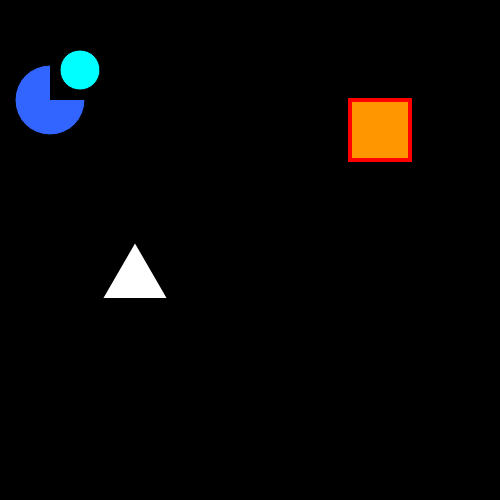
Frame 1 (no input)
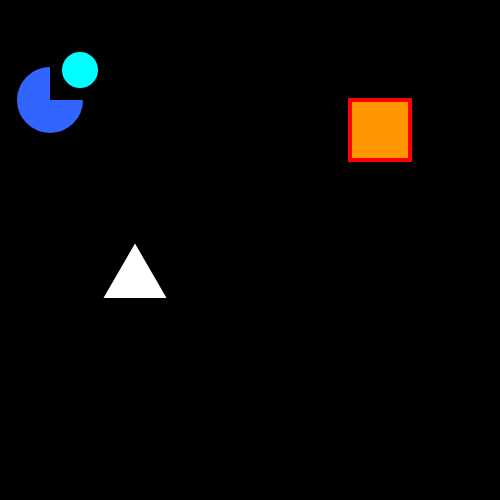
Frame 60 (no input)
Frame 120 (the mouse pressed at the canvas centre since frame 60): identical to frame 60, image omitted

The p5.js sketch that drew these frames (run headless with seeded random() and noise() and a simulated clock; from frame 60 on, the mouse is pressed at the canvas centre):

// p5.js sketch
// ── sketch.js
function setup() {
  createCanvas(500, 500);
}

function draw() {
  // set background to black
  background(0);

  // Cyan circle
  stroke(0);
  fill(0, 255, 255);
  circle(80, 70, 40);

  // Blue 3/4 circle
  fill(50, 100, 255);
  angleMode(DEGREES);
  arc(50, 100, 70, 70, 0, 270);

  // Orange square with red 4px border
  stroke(255, 0, 0); // border color
  strokeWeight(4); // border width
  fill(255, 150, 0);
  square(350, 100, 60);

  // White equilateral triangle
  // set border to black
  stroke(0);
  fill(255);
  // position of bottom left corner
  let x = 100;
  let y = 300;
  let len = 70; // side length
  triangle(x, y, x + len / 2, y - len * sin(60), x + len, y);
}
